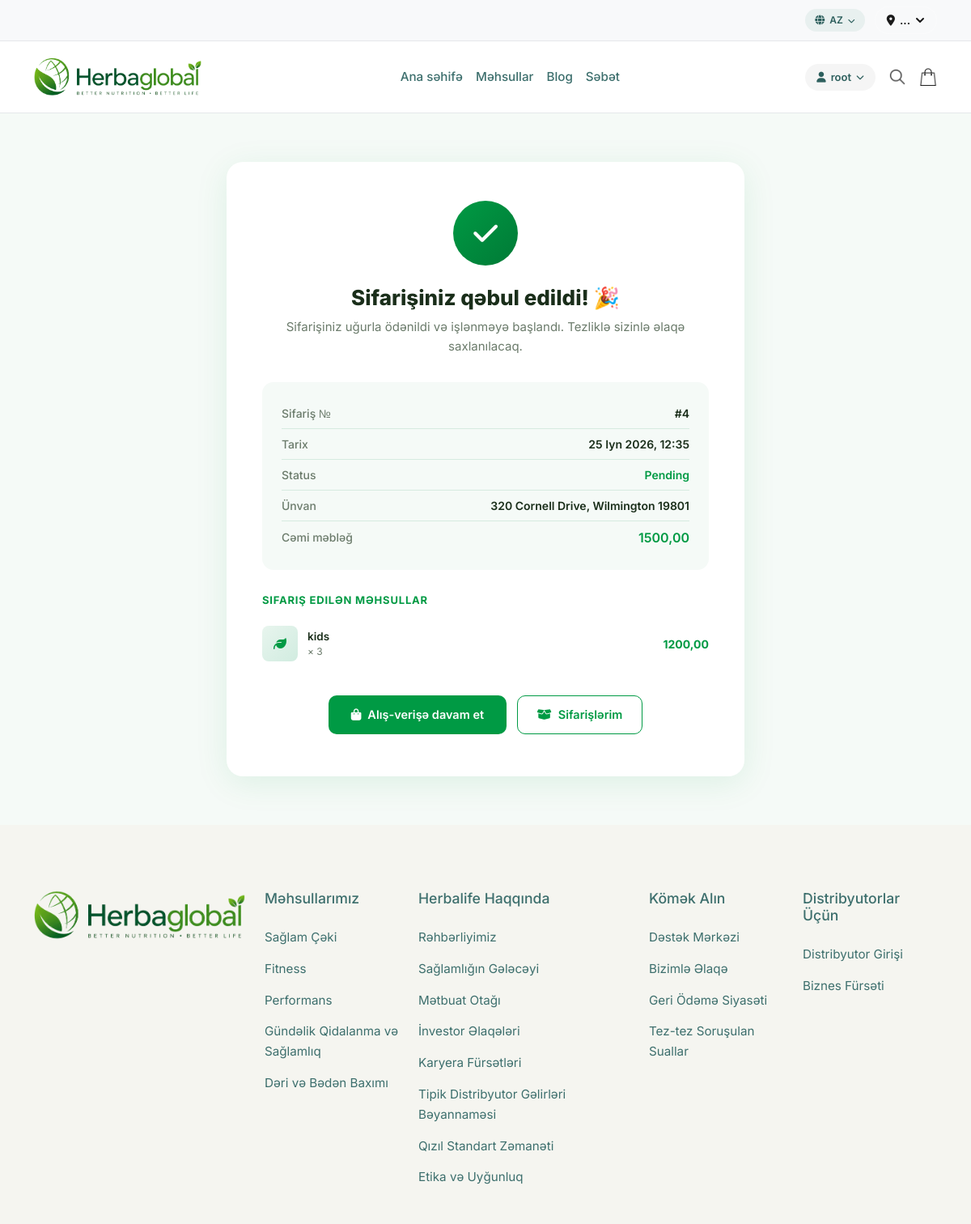
Page /checkout/success/4/ (signed in) on the committed database.
### core/models.py (models this page shows, shortened)
class User(AbstractUser):
    phone       = models.CharField(max_length=20, unique=True, blank=True, verbose_name=_('Phone'))
    address     = models.CharField(max_length=255, blank=True, verbose_name=_('Address'))
    city        = models.CharField(max_length=100, blank=True, verbose_name=_('City'))
    postal_code = models.CharField(max_length=20,  blank=True, verbose_name=_('Postal code'))
    country     = models.CharField(max_length=10,  blank=True, verbose_name=_('Country'),
                                   help_text='Store code: AZ, US, CA')
    class Meta:
        verbose_name        = _('User')
        verbose_name_plural = _('Users')

class Order(models.Model):
    STATUS_CHOICES = [
        ('pending',   _('Pending')),
        ('confirmed', _('Confirmed')),
        ('cancelled', _('Cancelled')),
    ]
    user            = models.ForeignKey(User, on_delete=models.SET_NULL, null=True, blank=True, related_name='orders', verbose_name=_('User'))
    guest_phone     = models.CharField(max_length=20, blank=True, verbose_name=_('Guest phone'))
    status          = models.CharField(max_length=20, choices=STATUS_CHOICES, default='pending', verbose_name=_('Status'))
    total_price     = models.DecimalField(max_digits=10, decimal_places=2, default=0, verbose_name=_('Total'))
    note            = models.TextField(blank=True, verbose_name=_('Note'))
    address         = models.CharField(max_length=255, blank=True, verbose_name=_('Address'))
    city            = models.CharField(max_length=100, blank=True, verbose_name=_('City'))
    postal_code     = models.CharField(max_length=20,  blank=True, verbose_name=_('Postal code'))
    country         = models.CharField(max_length=10,  blank=True, verbose_name=_('Country'))
    payment_method  = models.CharField(max_length=20, default='paypal', verbose_name=_('Payment method'))
    paypal_order_id = models.CharField(max_length=100, blank=True, verbose_name=_('PayPal Order ID'))
    is_paid         = models.BooleanField(default=False, verbose_name=_('Paid'))
    paid_at         = models.DateTimeField(null=True, blank=True, verbose_name=_('Paid at'))
    created_at      = models.DateTimeField(auto_now_add=True)
    class Meta:
        verbose_name        = _('Order')
        verbose_name_plural = _('Orders')
        ordering = ['-created_at']

class OrderItem(models.Model):
    order    = models.ForeignKey(Order, on_delete=models.CASCADE, related_name='items')
    product  = models.ForeignKey(Product, on_delete=models.SET_NULL, null=True)
    name     = models.CharField(max_length=300)
    price    = models.DecimalField(max_digits=10, decimal_places=2)
    quantity = models.PositiveIntegerField(default=1)
    class Meta:
        verbose_name        = _('Order item')
        verbose_name_plural = _('Order items')
    @property
    def subtotal(self):
        return float(self.price) * self.quantity

### core/views.py (the view)
# urls.py: path('checkout/success/<int:pk>/',  views.checkout_success,        name='checkout_success'),
@login_required(login_url='/login/')
def checkout_success(request, pk):
    order = get_object_or_404(Order, pk=pk, user=request.user)
    return render(request, 'checkout_success.html', {'order': order})

### templates/checkout_success.html (shortened to what this page needs)
{% extends 'base.html' %}
{% load static i18n %}
{% block content %}
<div class="success-page"><div class="container"><div class="success-card">
  <div class="success-icon"><i class="fas fa-check"></i></div>
  <h1 class="success-title">{% trans "success_title" %}</h1>
  <p class="success-sub">{% trans "success_message" %}</p>
  <div class="order-detail-box">
    <div class="order-detail-row"><span class="odr-label">{% trans "success_order_number" %}</span><span class="odr-val">#{{ order.id }}</span></div>
    <div class="order-detail-row"><span class="odr-label">{% trans "success_date" %}</span><span class="odr-val">{{ order.created_at|date:"d M Y, H:i" }}</span></div>
    <div class="order-detail-row"><span class="odr-label">{% trans "success_status" %}</span><span class="odr-val green">{{ order.get_status_display }}</span></div>
    {% if order.address %}<div class="order-detail-row"><span class="odr-label">{% trans "success_address" %}</span><span class="odr-val">{{ order.address }}, {{ order.city }}{% if order.postal_code %} {{ order.postal_code }}{% endif %}</span></div>{% endif %}
    <div class="order-detail-row"><span class="odr-label">{% trans "success_total" %}</span><span class="odr-val green" style="font-size:16px">{{ order.total_price|floatformat:2 }}</span></div>
  </div>
  <div class="order-items-box">
    <div class="order-items-title">{% trans "success_ordered_products" %}</div>
    {% for item in order.items.all %}
    <div class="oi-row">
      {% if item.product and item.product.image %}<img src="{{ item.product.image.url }}" alt="{{ item.name }}" class="oi-img">{% else %}<div class="oi-ph"><i class="fas fa-leaf"></i></div>{% endif %}
      <div style="flex:1;min-width:0"><div class="oi-name">{{ item.name }}</div><div class="oi-qty">× {{ item.quantity }}</div></div>
      <div class="oi-price">{{ item.subtotal|floatformat:2 }}</div>
    </div>
    {% endfor %}
  </div>
  <div>
    <a href="{% url 'products' %}" class="btn-hl"><i class="fas fa-shopping-bag"></i> {% trans "success_continue_btn" %}</a>
    <a href="{% url 'profile' %}#orders" class="btn-hl-outline"><i class="fas fa-box-open"></i> {% trans "success_my_orders_btn" %}</a>
  </div>
</div></div></div>
{% endblock %}

### templates/partials/header.html (shortened to what this page needs)
{% load static i18n %}
<div class="top-bar">
    <div class="container">
        <div class="top-bar-inner">
            <div class="lang-dropdown-wrapper">
                <button class="lang-dropdown-btn" id="langDropdownBtn">
                    <i class="fas fa-globe"></i>
                    <span id="langLabel">{{ request.LANGUAGE_CODE|upper }}</span>
                    <i class="fas fa-chevron-down lang-chevron" id="langChevron"></i>
                </button>
            </div>
            <div class="store-switcher" id="storeSwitcher">
                <button class="store-btn" id="storeBtn">
                    <span id="storeFlag"><i class="fa-solid fa-location-dot"></i></span>
                    <span id="storeCurrency">...</span>
                    <svg width="12" height="12" viewBox="0 0 12 12" fill="currentColor" id="storeChevron">
                        <path d="M2 4l4 4 4-4" />
                    </svg>
                </button>
            </div>
        </div>
    </div>
</div>
<nav class="navbar navbar-expand-lg navbar-light bg-white">
    <div class="container">
        <a class="navbar-brand" href="{% url 'home' %}">
            <img width="auto" height="50"
                src="{% static 'images/logo.png' %}" alt="Herbalife">
        </a>
        <ul class="navbar-nav mx-auto d-none d-lg-flex ">
            <li><a class="nav-link" href="{% url 'home' %}">{% trans "nav_home" %}</a></li>
            <li><a class="nav-link" href="{% url 'products' %}">{% trans "nav_products" %}</a></li>
            <li><a class="nav-link" href="{% url 'blog' %}">{% trans "nav_blog" %}</a></li>
            <li><a class="nav-link" href="{% url 'cart' %}">{% trans "nav_cart" %}</a></li>
        </ul>
        <div class="navbar-right-desktop">
            {% if user.is_authenticated %}
             <div class="nav-item-wrap" style="position:relative;">
                <button class="auth-dropdown-btn" id="authDropdownBtn">
                    <i class="fas fa-user"></i>
                    <span> {{ user.get_full_name|default:user.username|default:user.phone }}</span>
                    <i class="fas fa-chevron-down" style="font-size:10px;"></i>
                </button>
            </div>
            {% endif %}
            <button class="icon-nav-btn" onclick="openSearchModal()">
                <img width="22" height="22" src="{% static 'images/search.png' %}" alt="Search">
            </button>
            <a href="{% url 'cart' %}" style="position:relative;display:inline-flex;">
                <img width="22" height="22" src="{% static 'images/basket.png' %}" alt="Cart">
            </a>
        </div>
    </div>
</nav>

### static/css/base.css (style rules this page uses)
* { margin: 0; padding: 0; box-sizing: border-box; }
body { font-family: 'Inter', sans-serif; background-color: #ffffff; color: #1a1a1a; }
.top-bar { background-color: #f8f9fa; padding: 8px 0; border-bottom: 1px solid #e5e7eb; font-size: 0.85rem; }
.store-switcher { position: relative; display: inline-block; }
.store-btn { display: flex; align-items: center; gap: 6px; background: rgba(255,255,255,.1); border: 1px solid rgba(255,255,255,.2); border-radius: 20px; padding: 6px 14px; color: inherit; font-size: .85rem; font-weight: 600; cursor: pointer; transition: all .25s; white-space: nowrap; }
#storeChevron { transition: transform .25s; stroke: currentColor; fill: none; stroke-width: 2; stroke-linecap: round; stroke-linejoin: round; }
.top-bar .container { display: flex; justify-content: end; align-items: center; }
.navbar { padding: 15px 0; border-bottom: 1px solid #e5e7eb; }
.navbar-brand img { height: 50px; }
.navbar-nav .nav-link { color: #3d6f6d; font-size: 0.95rem; font-weight: 500; padding: 8px 20px; transition: color 0.3s ease; }
.navbar { padding: 14px 0; border-bottom: 1px solid #e5e7eb; position: sticky; top: 0; z-index: 900; background: #fff; }
.navbar .container { display: flex; align-items: center; justify-content: space-between; gap: 16px; }
.navbar-right-desktop { display: flex; align-items: center; gap: 12px; }
.top-bar-inner { display: flex; align-items: center; justify-content: flex-end; gap: 12px; width: 100%; }
.lang-dropdown-wrapper { position: relative; }
.lang-dropdown-btn { display: flex; align-items: center; gap: 6px; background: #e8f0ef; border: none; border-radius: 20px; padding: 5px 12px; font-size: 12px; font-weight: 600; color: #2d5f5d; cursor: pointer; transition: all 0.2s; }
.lang-chevron { font-size: 9px; transition: transform 0.2s; }
.auth-dropdown-btn { display: flex; align-items: center; gap: 6px; background: #f5f5f5; border: none; border-radius: 20px; padding: 7px 14px; font-size: 13px; font-weight: 600; color: #2d5f5d; cursor: pointer; transition: all 0.2s; white-space: nowrap; }
.icon-nav-btn { background: none; border: none; cursor: pointer; padding: 4px; display: flex; align-items: center; opacity: 0.8; transition: opacity 0.2s; }
.btn-hl-outline { background: transparent; color: var(--hl-green); border: 1.5px solid var(--hl-green); border-radius: 10px; padding: 10px 20px; font-size: 14px; font-weight: 600; cursor: pointer; transition: all .2s; display: inline-flex; align-items: center; }

### rows in the picture
User: get_full_name "root"
Order: id "4", created_at "25 Iyn 2026, 12:35", status "Pending", address "320 Cornell Drive", city "Wilmington", postal_code "19801", total_price "1500,00"
OrderItem: name "kids", quantity "3", subtotal "1200,00"

### other values in the picture
{{ request.LANGUAGE_CODE|upper }} "AZ"
